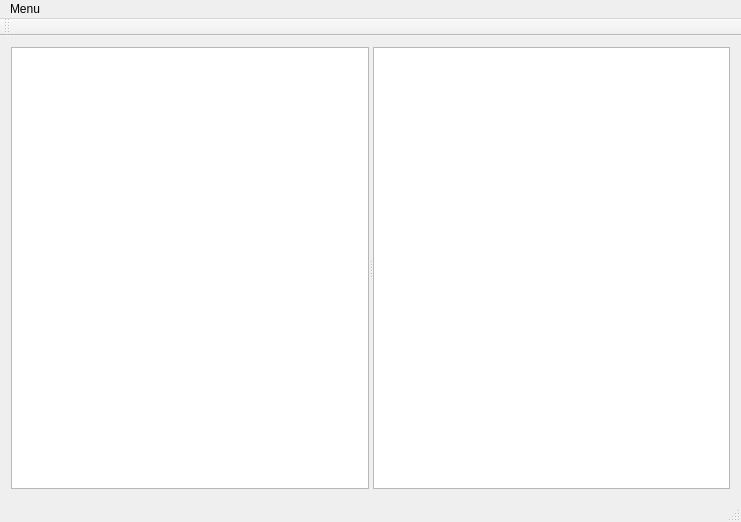
<?xml version="1.0" encoding="UTF-8"?>
<ui version="4.0">
 <class>DiffMatchPatch</class>
 <widget class="QMainWindow" name="DiffMatchPatch">
  <property name="geometry">
   <rect>
    <x>0</x>
    <y>0</y>
    <width>741</width>
    <height>522</height>
   </rect>
  </property>
  <property name="windowTitle">
   <string>DiffMatchPatch</string>
  </property>
  <widget class="QWidget" name="centralWidget">
   <layout class="QHBoxLayout" name="horizontalLayout_4">
    <item>
     <widget class="QSplitter" name="splitter">
      <property name="orientation">
       <enum>Qt::Horizontal</enum>
      </property>
      <widget class="QPlainTextEdit" name="plainTextEditLeft"/>
      <widget class="QPlainTextEdit" name="plainTextEditRight"/>
     </widget>
    </item>
   </layout>
  </widget>
  <widget class="QMenuBar" name="menuBar">
   <property name="geometry">
    <rect>
     <x>0</x>
     <y>0</y>
     <width>741</width>
     <height>21</height>
    </rect>
   </property>
   <widget class="QMenu" name="menuMenu">
    <property name="title">
     <string>Menu</string>
    </property>
    <addaction name="actionOpen_Left"/>
    <addaction name="actionOpen_Right"/>
    <addaction name="separator"/>
    <addaction name="actionSave_Left"/>
    <addaction name="actionSave_Right"/>
    <addaction name="separator"/>
    <addaction name="actionPatch_Compute"/>
    <addaction name="actionPatch_Apply"/>
    <addaction name="separator"/>
    <addaction name="actionObjects_Read"/>
   </widget>
   <addaction name="menuMenu"/>
  </widget>
  <widget class="QToolBar" name="mainToolBar">
   <attribute name="toolBarArea">
    <enum>TopToolBarArea</enum>
   </attribute>
   <attribute name="toolBarBreak">
    <bool>false</bool>
   </attribute>
  </widget>
  <widget class="QStatusBar" name="statusBar"/>
  <action name="actionOpen_Left">
   <property name="text">
    <string>Open Left</string>
   </property>
  </action>
  <action name="actionOpen_Right">
   <property name="text">
    <string>Open Right</string>
   </property>
  </action>
  <action name="actionSave_Left">
   <property name="text">
    <string>Save Left</string>
   </property>
  </action>
  <action name="actionSave_Right">
   <property name="text">
    <string>Save Right</string>
   </property>
  </action>
  <action name="actionPatch_Compute">
   <property name="text">
    <string>Patch, Compute</string>
   </property>
  </action>
  <action name="actionPatch_Apply">
   <property name="text">
    <string>Patch, Apply</string>
   </property>
  </action>
  <action name="actionObjects_Read">
   <property name="text">
    <string>Objects, Read</string>
   </property>
  </action>
 </widget>
 <layoutdefault spacing="6" margin="11"/>
 <resources/>
 <connections/>
</ui>
